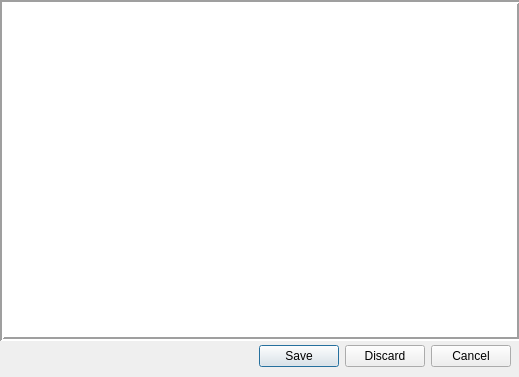
<?xml version="1.0" encoding="UTF-8"?>
<ui version="4.0">
 <author>Yves Huguenin</author>
 <class>Dialog</class>
 <widget class="QDialog" name="Dialog">
  <property name="windowModality">
   <enum>Qt::ApplicationModal</enum>
  </property>
  <property name="geometry">
   <rect>
    <x>0</x>
    <y>0</y>
    <width>519</width>
    <height>377</height>
   </rect>
  </property>
  <property name="mouseTracking">
   <bool>true</bool>
  </property>
  <property name="focusPolicy">
   <enum>Qt::StrongFocus</enum>
  </property>
  <property name="contextMenuPolicy">
   <enum>Qt::NoContextMenu</enum>
  </property>
  <property name="windowTitle">
   <string>Préferences</string>
  </property>
  <property name="toolTip">
   <string notr="true"/>
  </property>
  <property name="statusTip">
   <string notr="true"/>
  </property>
  <property name="accessibleName">
   <string notr="true"/>
  </property>
  <property name="accessibleDescription">
   <string notr="true"/>
  </property>
  <property name="autoFillBackground">
   <bool>false</bool>
  </property>
  <property name="modal">
   <bool>true</bool>
  </property>
  <widget class="QDialogButtonBox" name="buttonBox">
   <property name="geometry">
    <rect>
     <x>0</x>
     <y>340</y>
     <width>511</width>
     <height>32</height>
    </rect>
   </property>
   <property name="orientation">
    <enum>Qt::Horizontal</enum>
   </property>
   <property name="standardButtons">
    <set>QDialogButtonBox::Cancel|QDialogButtonBox::Discard|QDialogButtonBox::Save</set>
   </property>
   <property name="centerButtons">
    <bool>false</bool>
   </property>
  </widget>
  <widget class="QTableWidget" name="pref_table">
   <property name="geometry">
    <rect>
     <x>0</x>
     <y>0</y>
     <width>521</width>
     <height>341</height>
    </rect>
   </property>
   <property name="mouseTracking">
    <bool>true</bool>
   </property>
   <property name="tabletTracking">
    <bool>true</bool>
   </property>
   <property name="toolTip">
    <string notr="true"/>
   </property>
   <property name="statusTip">
    <string notr="true"/>
   </property>
   <property name="whatsThis">
    <string notr="true"/>
   </property>
   <property name="accessibleName">
    <string notr="true"/>
   </property>
   <property name="accessibleDescription">
    <string notr="true"/>
   </property>
   <property name="frameShape">
    <enum>QFrame::Box</enum>
   </property>
   <property name="frameShadow">
    <enum>QFrame::Sunken</enum>
   </property>
   <property name="lineWidth">
    <number>2</number>
   </property>
   <property name="dragDropOverwriteMode">
    <bool>false</bool>
   </property>
   <property name="columnCount">
    <number>2</number>
   </property>
   <attribute name="horizontalHeaderVisible">
    <bool>false</bool>
   </attribute>
   <attribute name="horizontalHeaderHighlightSections">
    <bool>false</bool>
   </attribute>
   <attribute name="verticalHeaderVisible">
    <bool>false</bool>
   </attribute>
   <attribute name="verticalHeaderHighlightSections">
    <bool>false</bool>
   </attribute>
   <column/>
   <column/>
  </widget>
 </widget>
 <resources/>
 <connections>
  <connection>
   <sender>buttonBox</sender>
   <signal>accepted()</signal>
   <receiver>Dialog</receiver>
   <slot>accept()</slot>
   <hints>
    <hint type="sourcelabel">
     <x>338</x>
     <y>354</y>
    </hint>
    <hint type="destinationlabel">
     <x>157</x>
     <y>274</y>
    </hint>
   </hints>
  </connection>
  <connection>
   <sender>buttonBox</sender>
   <signal>rejected()</signal>
   <receiver>Dialog</receiver>
   <slot>reject()</slot>
   <hints>
    <hint type="sourcelabel">
     <x>406</x>
     <y>360</y>
    </hint>
    <hint type="destinationlabel">
     <x>286</x>
     <y>274</y>
    </hint>
   </hints>
  </connection>
 </connections>
</ui>
